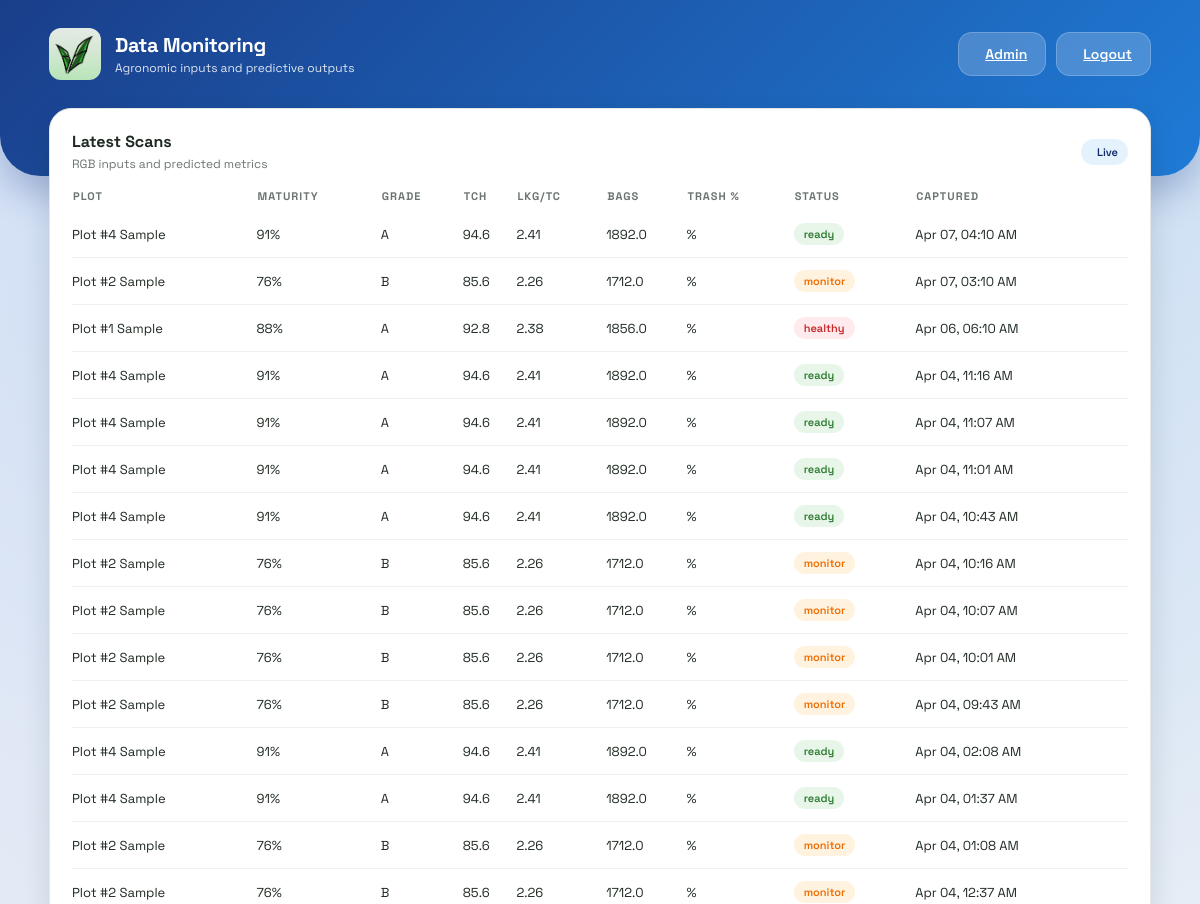
Before: /admin/monitoring (signed in, upper part) with the older database file.
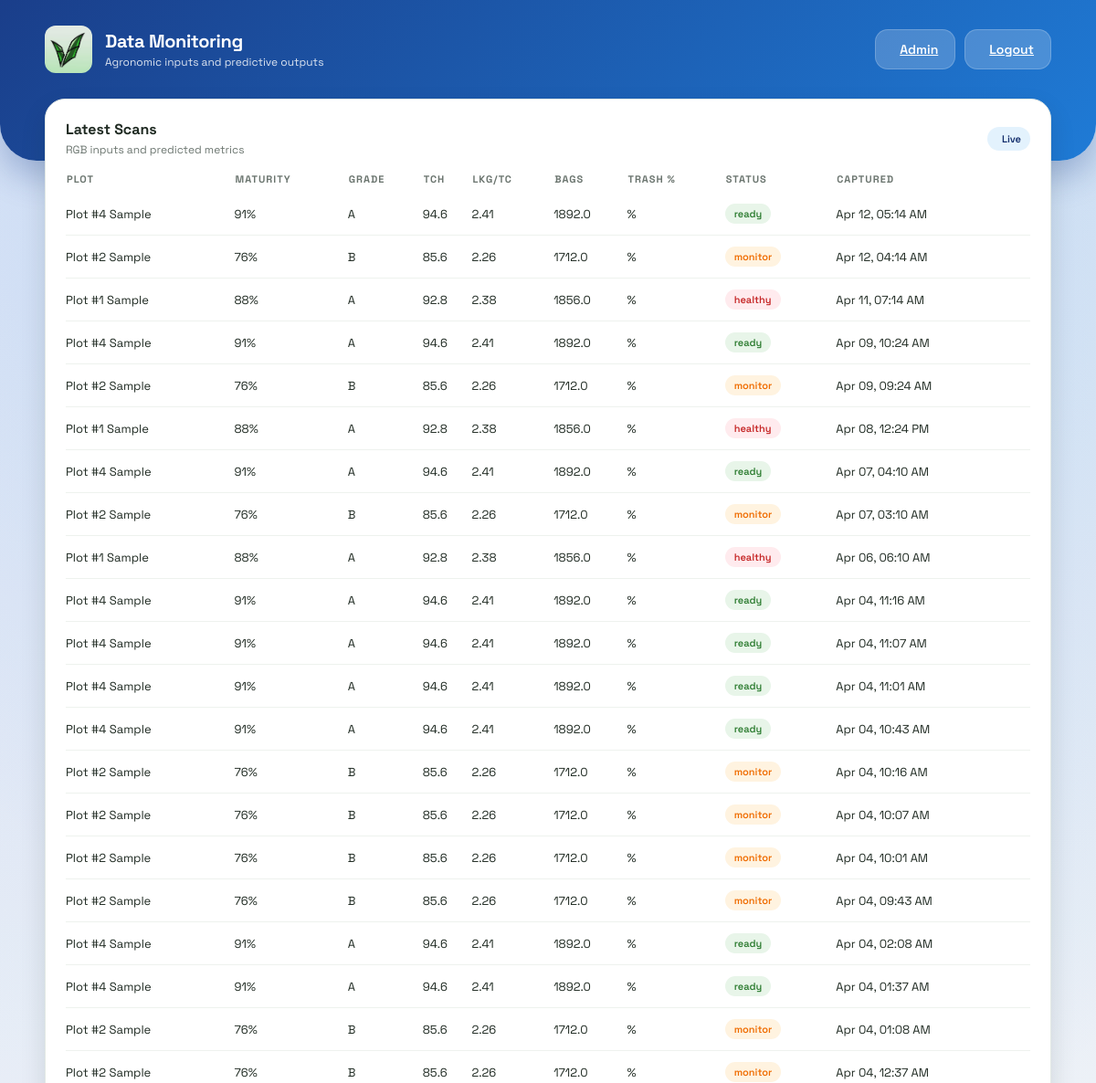
After: the same page with the newer database file.
### models.py (models this page shows)
class Scan(db.Model):
    id = db.Column(db.Integer, primary_key=True)
    user_id = db.Column(db.Integer, db.ForeignKey('user.id', ondelete='CASCADE'), nullable=False)
    plot_name = db.Column(db.String(80), nullable=False)
    grade = db.Column(db.String(2), nullable=False)
    maturity_pct = db.Column(db.Integer, nullable=False)
    status = db.Column(db.String(20), nullable=False, default='pending')
    created_at = db.Column(db.DateTime, default=datetime.utcnow, nullable=False)
    user = db.relationship('User', backref=db.backref('scans', lazy=True, cascade='all, delete-orphan'))

### app.py (the view)
@app.route('/admin/monitoring')
@login_required
def admin_monitoring():
    scans = Scan.query.order_by(Scan.created_at.desc()).limit(50).all()
    monitoring_rows = []
    for scan in scans:
        tch, lkg_tc, trash_pct = estimate_scan_metrics(scan)
        bags = round(tch * 20, 2)
        monitoring_rows.append({
            "plot_name": scan.plot_name,
            "grade": scan.grade,
            "maturity_pct": scan.maturity_pct,
            "status": scan.status,
            "tch": tch,
            "lkg_tc": lkg_tc,
            "bags": bags,
            "created_at": scan.created_at
        })
    return render_template('admin_monitoring.html', rows=monitoring_rows, current_admin=get_current_admin())

### app.py (called while the page is built)
def login_required(view):
    @wraps(view)
    def wrapped(*args, **kwargs):
        if not session.get('admin_id'):
            return redirect(url_for('admin_login'))
        return view(*args, **kwargs)
    return wrapped

def get_current_admin():
    admin_id = session.get('admin_id')
    if not admin_id:
        return None
    admin = Admin.query.get(admin_id)
    if not admin or admin.is_archived:
        return None
    return admin

def estimate_scan_metrics(scan):
    maturity = scan.maturity_pct or 0
    estimated_tch = round(40 + (maturity * 0.6), 2)
    estimated_lkg_tc = round(1.5 + (maturity * 0.01), 2)
    estimated_trash_pct = round(max(2, 12 - (maturity * 0.08)), 2)
    return estimated_tch, estimated_lkg_tc, estimated_trash_pct

### templates/admin_monitoring.html (shortened to what this page needs)
<!DOCTYPE html>
<html lang="en">
<head>
    <link rel="stylesheet" href="{{ url_for('static', filename='style.css') }}">
</head>
<body class="admin-layout">
    <header class="dashboard-header">
        <div class="header-content">
            <div class="brand">
                <div class="brand-icon">
                    <img src="{{ url_for('static', filename='logo.jpg') }}" alt="VISCANE Logo" style="width: 100%; height: 100%; object-fit: cover; border-radius: 12px;">
                </div>
                <div>
                    <p class="brand-title">Data Monitoring</p>
                    <p class="brand-subtitle">Agronomic inputs and predictive outputs</p>
                </div>
            </div>
            <div class="header-actions">
                <a class="btn light" href="/admin">
                    Admin
                </a>
                <a class="btn light" href="/admin-logout">
                    Logout
                </a>
            </div>
        </div>
    </header>
    <main class="dashboard-container fade-in">
        <section class="panel">
            <div class="panel-header">
                <div>
                    <h3 class="panel-title">Latest Scans</h3>
                    <p class="panel-subtitle">RGB inputs and predicted metrics</p>
                </div>
                <span class="badge">Live</span>
            </div>
            <table class="data-table">
                <thead>
                    <tr>
                        <th>Plot</th>
                        <th>Maturity</th>
                        <th>Grade</th>
                        <th>TCH</th>
                        <th>LKG/TC</th>
                        <th>Bags</th>
                        <th>Trash %</th>
                        <th>Status</th>
                        <th>Captured</th>
                    </tr>
                </thead>
                <tbody>
                    {% if rows %}
                        {% for row in rows %}
                            <tr>
                                <td>{{ row.plot_name }}</td>
                                <td>{{ row.maturity_pct }}%</td>
                                <td>{{ row.grade }}</td>
                                <td>{{ row.tch }}</td>
                                <td>{{ row.lkg_tc }}</td>
                                <td>{{ row.bags }}</td>
                                <td>{{ row.trash_pct }}%</td>
                                <td>
                                    <span class="tag {% if row.status == 'ready' %}success{% elif row.status == 'monitor' %}warning{% else %}alert{% endif %}">
                                        {{ row.status }}
                                    </span>
                                </td>
                                <td>{{ row.created_at.strftime('%b %d, %I:%M %p') }}</td>
                            </tr>
                        {% endfor %}
                    {% else %}
                        <tr>
                            <td colspan="9">No scan data available.</td>
                        </tr>
                    {% endif %}
                </tbody>
            </table>
        </section>
    </main>
</body>
</html>

### static/style.css (style rules this page uses)
:root { --glass-bg: rgba(255, 255, 255, 0.15); --glass-border: rgba(255, 255, 255, 0.2); --primary-green: #43A047; --neutral-0: #ffffff; --neutral-50: #f6f8f5; --neutral-100: #eef2ee; --neutral-200: #e3e9e5; --neutral-500: #6b756f; --neutral-900: #1f2a22; --radius-lg: 22px; --radius-md: 16px; --shadow-md: 0 12px 28px rgba(19, 32, 24, 0.12); --shadow-lg: 0 18px 45px rgba(19, 32, 24, 0.18); }
* { box-sizing: border-box; }
body { margin: 0; font-family: "Space Grotesk", sans-serif; background-image: linear-gradient(rgba(0,0,0,0.5), rgba(0,0,0,0.5)), url('background.png'); background-size: cover; background-position: center; background-attachment: fixed; display: flex; justify-content: center; align-items: center; min-height: 100vh; color: white; }
.fade-in { animation: slideUp 0.6s ease-out forwards; }
body.farmer-layout, body.admin-layout { display: block; min-height: 100vh; background-image: none; background-color: var(--neutral-50); color: var(--neutral-900); overflow-x: hidden; padding: 0; }
body.admin-layout { --accent: #1E5BBF; --accent-soft: #E3F2FD; --accent-strong: #102B6A; --header-gradient: linear-gradient(135deg, #1A3E8A, #1F7BD6); --header-shadow: 0 18px 35px rgba(26, 62, 138, 0.28); }
.dashboard-header { background: var(--header-gradient); color: white; padding: 28px 0 96px; border-radius: 0 0 40px 40px; box-shadow: var(--header-shadow); position: relative; z-index: 2; }
.header-content { max-width: 1150px; margin: 0 auto; padding: 0 24px; display: flex; justify-content: space-between; align-items: center; gap: 20px; flex-wrap: wrap; }
.brand { display: flex; align-items: center; gap: 14px; }
.brand-icon { width: 52px; height: 52px; border-radius: 16px; display: grid; place-items: center; background: rgba(255, 255, 255, 0.18); backdrop-filter: blur(8px); font-size: 26px; }
.brand-title { margin: 0; font-size: 20px; font-weight: 700; letter-spacing: -0.4px; }
.brand-subtitle { margin: 2px 0 0; font-size: 12px; opacity: 0.85; }
.header-actions { display: flex; align-items: center; gap: 10px; flex-wrap: wrap; }
.dashboard-container { max-width: 1150px; margin: -68px auto 0; padding: 0 24px 60px; position: relative; z-index: 2; }
.btn { border: none; border-radius: 14px; padding: 12px 18px; font-weight: 600; font-size: 14px; cursor: pointer; display: inline-flex; align-items: center; gap: 8px; transition: transform 0.2s ease, box-shadow 0.2s ease, background 0.2s ease; }
.btn.light { background: rgba(255,255,255,0.2); color: white; border: 1px solid rgba(255,255,255,0.2); }
.panel { background: var(--neutral-0); border-radius: var(--radius-lg); padding: 22px; border: 1px solid var(--neutral-200); box-shadow: var(--shadow-md); }
.panel-header { display: flex; justify-content: space-between; align-items: center; gap: 12px; margin-bottom: 16px; }
.panel-title { margin: 0; font-size: 16px; color: var(--neutral-900); }
.panel-subtitle { margin: 4px 0 0; font-size: 12px; color: var(--neutral-500); }
.badge { display: inline-flex; align-items: center; gap: 6px; padding: 6px 10px; border-radius: 999px; background: var(--accent-soft); color: var(--accent-strong); font-size: 11px; font-weight: 600; }
.data-table { width: 100%; border-collapse: collapse; font-size: 13px; }
.data-table th { text-align: left; color: var(--neutral-500); font-size: 11px; text-transform: uppercase; letter-spacing: 1px; padding-bottom: 8px; }
.data-table td { padding: 12px 0; border-bottom: 1px solid var(--neutral-100); }
.tag { display: inline-flex; align-items: center; gap: 6px; padding: 4px 10px; border-radius: 12px; font-size: 11px; font-weight: 600; background: var(--neutral-100); color: var(--neutral-500); }
.tag.success { background: #E8F5E9; color: #2E7D32; }
.tag.warning { background: #FFF3E0; color: #EF6C00; }
.tag.alert { background: #FFEBEE; color: #C62828; }

Changed rows visible on the page:
added Scan: plot_name "Plot #4 Sample", maturity_pct "91", grade "A", tch "94.6", lkg_tc "2.41", bags "1892.0", status "ready", created_at "Apr 12, 05:14 AM"
added Scan: plot_name "Plot #2 Sample", maturity_pct "76", grade "B", tch "85.6", lkg_tc "2.26", bags "1712.0", status "monitor", created_at "Apr 12, 04:14 AM"
added Scan: plot_name "Plot #1 Sample", maturity_pct "88", grade "A", tch "92.8", lkg_tc "2.38", bags "1856.0", status "healthy", created_at "Apr 11, 07:14 AM"
added Scan: plot_name "Plot #4 Sample", maturity_pct "91", grade "A", tch "94.6", lkg_tc "2.41", bags "1892.0", status "ready", created_at "Apr 09, 10:24 AM"
added Scan: plot_name "Plot #2 Sample", maturity_pct "76", grade "B", tch "85.6", lkg_tc "2.26", bags "1712.0", status "monitor", created_at "Apr 09, 09:24 AM"
added Scan: plot_name "Plot #1 Sample", maturity_pct "88", grade "A", tch "92.8", lkg_tc "2.38", bags "1856.0", status "healthy", created_at "Apr 08, 12:24 PM"
